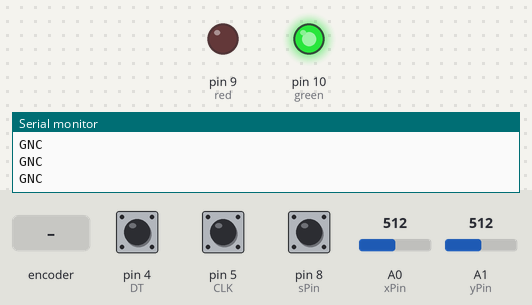
Bench run of a sketch on a simulated Arduino Uno, built with avr-gcc and run on an emulated ATmega328P. On the bench: output pins drawn as LEDs (lit = HIGH), the last lines printed to the serial monitor. The inputs (shaded band) are chosen by the test bench; at power-on: A1 (yPin) = 512, pin 4 (DT) HIGH, pin 5 (CLK) HIGH, pin 8 (sPin) HIGH, A0 (xPin) = 512.

Above: at 1.2 s.
1.3 s: rotary encoder on pin 5 (CLK) / pin 4 (DT) turned 3 steps (first pin leading)
At 2.4 s:
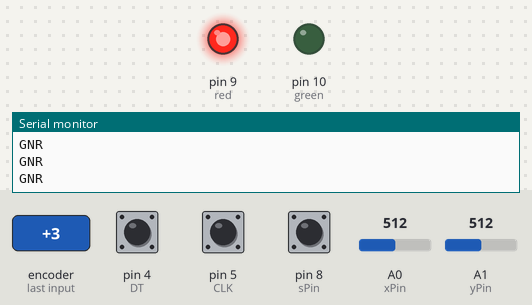
3.4 s: A1 (yPin) set to 450
4.9 s: A1 (yPin) set to 420
Timing chart, 0 to 7.9 s (numbered marks = the images above; inputs shaded):
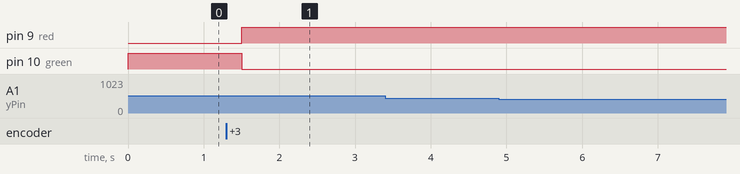

The sketch:

Joystick_rottest.ino
```cpp
/* Simulator encorporating Gearbox and Steering wheel*/
//-----------LAST MODEL WITH PERFECT WORKING-------------

//---------Pins------------
int xPin = A0,  yPin = A1, sPin = 8;
int DT= 4, CLK=5;
int red=9, green=10;
//---------/Pins------------


//---------Vars------------
int xVal, yVal, sVal;
String gear;
int c=0;
int prevCLK, currCLK;
int pmils, cmils;
String encdir, steer;
String st;
int upSt, downSt, nitroSt;
//---------/Vars------------

//---------Auxiliary Functions------------
String gearCheck(int x, int y)
{
  if (x <= 428 && x >= 0)
  {
    if (y >= 0 && y <= 432)
      gear = "G1";
    else if (y >= 592 && y <= 1023)
      gear = "G2";
  }
  else if (x >= 429 && x <= 591)
  {
    if (y >= 0 && y <= 432)
      gear = "G3";
    else if (y >= 592 && y <= 1023)
      gear = "G4";
  }
  else if (x >= 592 && x <= 1023)
  {
    if (y >= 0 && y <= 432)
      gear = "G5";
    else if (y >= 592 && y <= 1023)
      gear = "G6";
  }
  return gear;
}

String LCRcheck()
{
  currCLK= digitalRead(CLK);
  if (currCLK!= prevCLK)
  {
    if(digitalRead(DT)!=currCLK)
    {
      c--;
    }
    else
    {
      c++;
    }
   }
  if (c<-2)
    {
      digitalWrite(red, HIGH);
      digitalWrite(green, LOW);
      encdir= "R";
    }
    else if(c>2)
    {
      digitalWrite(red, HIGH);
      digitalWrite(green, LOW);
      encdir= "L";
    }
    else
    {
      digitalWrite(green, HIGH);
      digitalWrite(red, LOW);
      encdir = "C";
    }
    prevCLK=currCLK;
    return encdir;
}

//---------/Auxiliary Functions------------


void setup()
{
  Serial.begin(9600);
  pinMode(DT, INPUT);
  pinMode(CLK, INPUT);
  pinMode(green, OUTPUT);
  pinMode(red, OUTPUT);
  prevCLK= digitalRead(CLK);
  pinMode(xPin, INPUT);
  pinMode(yPin, INPUT);
  pinMode(sPin, INPUT);
  digitalWrite(sPin, HIGH);
  st="";
  pmils=0;
}


void loop()
{
  st="";
  //----------Gearbox------->
  sVal = digitalRead(sPin);
  if (sVal == 0)
    delay(700);
  xVal = analogRead(xPin);
  yVal = analogRead(yPin);
  gear = gearCheck(xVal, yVal);
  if (sVal == 0 && gear == "G6")
  {
    gear = "GR";
    delay(1000);
    sVal=1;
  }
  else if (sVal == 0 && gear == "G5")
  {
    gear = "G7";
    delay(1000);
    sVal=1;
  }
  else if (sVal == 0)
  {
    gear = "GN";
  }
  if(gear=="")
    gear="GN";
  st=st+gear;

  //----------Steering------->

  steer= LCRcheck();
  st= st+steer;

  //----------Output------->
  cmils=millis();
  if(cmils-pmils > 100)
  {
    Serial.println(st);
    pmils=cmils;
  }
}
```

Measured:
- after the input at 1.3 s, pin 9 (red): LOW → HIGH after 0.20 s; pin 10 (green): HIGH → LOW after 0.20 s
